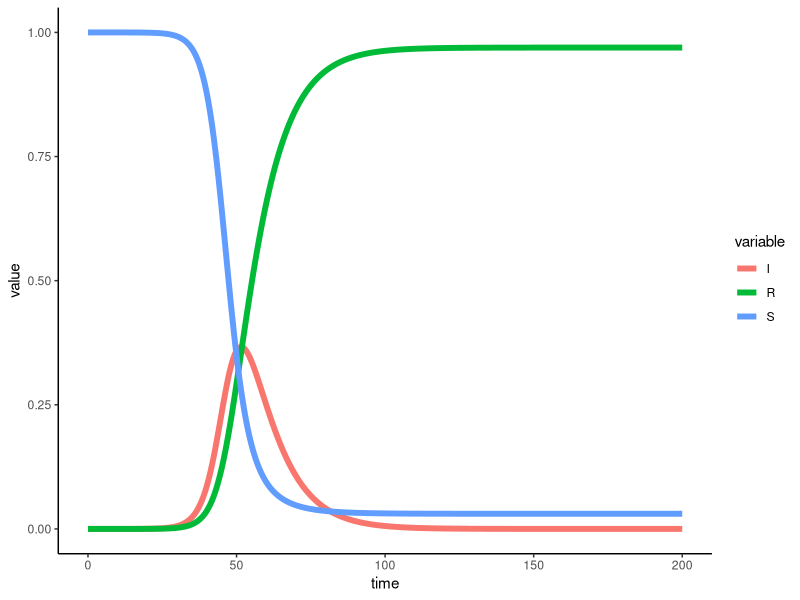
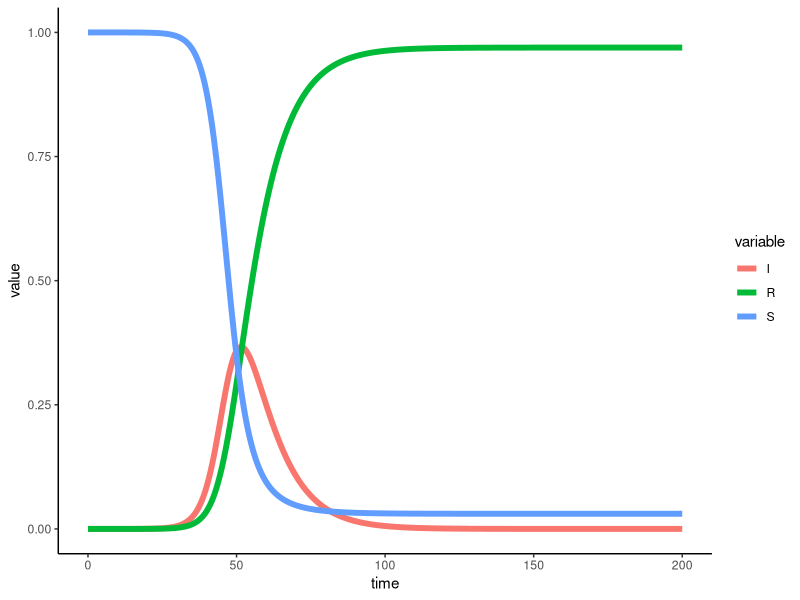

These charts were generated, in order, by the following R code:
# more learning to do differential equations in R.  You can run this
# by pasting it into an interactive R interpreter, or you can run
## R -f ode_1st_coupled.R

# this program sample_ode_coupled.R solves two coupled first order ODE
# - in this case the Lotka-Volterra equations described at
## https://en.wikipedia.org/wiki/Lotka%E2%80%93Volterra_equations
# I have put comments in detailing what's needed for R's deSolve() and
# then to make a simple plot.  This is a "sequel" to the
# od1_1st_single.R file.

# remember to do install.packages("ggplot2") (and same for deSolve) if
# needed.
library(deSolve)
library(ggplot2)
library(tidyr)

# rhs_function is the function on the right hand side of the
# differential equation.  Ours is a pair of coupled equations (the
# Lotka-Volterra equations):
## dPrey/dt = alpha*Pprey - beta*Pprey*Ppredator
## dPredator/dt = delta*Pprey*Ppredator - gamma*Ppredator
sir_func <- function(t, SIR, params) {
    # this takes several lines to define, but really it's just the
    # two right hand side expressions in Lotka Volterra
    S = SIR["S"]
    I = SIR["I"]
    R = SIR["R"]
    # using the notation from the Wikipedia version of the equations
    # we have alpha, beta, gamma, and delta in the params structure
    beta = params["beta"]
    gamma = params["gamma"]

    # now that we have extracted the parameters, we can evaluate the
    # differential equation's right hand side


    dS_dt = -beta*S*I
    dI_dt = beta*S*I - gamma*I
    dR_dt = gamma*I
    list(c(dS_dt, dI_dt, dR_dt))
}

# set the constant parameters of the equation.  for this one we have
# alpha (max prey per capita growth rate), beta (effect of predators
# on prey growth rate), gamma (predator per capita death rate), and
# delta (effect of presence of prey on predator growth rate) as used
# in the wikipedia page.  the constants I use here come from
# https://mbe.modelica.university/behavior/equations/population/ --
# archived at
# https://web.archive.org/web/20230603103026/https://mbe.modelica.university/behavior/equations/population/
parms <- c(
           beta = 0.4,
           gamma = 1/9)
# set the times (full collection of x axis points)
times <- seq(from=0, to=200, by=1/100)
# initial values for both predator and prey
Pstart <- c(S = 0.99999999,
            I = 1e-6,
            R = 0)

# invoke ode - it requires the four things we just defined: the right
# hand side function, the initial value, the times of operation, and
# the constant parameters
diffeq_result <- ode(
    func=sir_func,
    y=Pstart,
    times=times,
    parms=parms
)

# R now likes to force the result into a data frame, which is a
# pervasive way of organizing data in R.  this as.data.frame()
# function enforces that diffeq_result will be usable as input to
# ggplot2's plotting functions.
diffeq_result <- as.data.frame(diffeq_result)

# here we use a simple invocation of ggplot2 to make the plot.  if
# this is invoked interactively then we will get a pop-up plot as well
# as saving it to png and pdf files; if it's invoked in batch mode
# then it just saves the output files.
##
# A particular note here: we have to extract the two columns of the
# data frame.  People who use R's tidyverse have a way of doing that
# with the gather() function, which I try to imitate here.

# gather (from tidyr) seems to be used widely - it seems to do the
# massaging of a data frame to make it ready for ggplot()
gathered_result <- gather(diffeq_result, variable, value, -time)
plot_result <- ggplot(data=gathered_result,
                      mapping=aes(x=time, y=value, color=variable)) +
    geom_line(linewidth=2) + theme_classic()

# now save to file
fname_base <- "result_sir"
extensions = c("png", "pdf")
for (ext in extensions) {
    fname <- paste(fname_base, ".", ext, sep="")
    ggsave(fname, plot_result)
    print(paste("wrote output to file ", fname))
}
